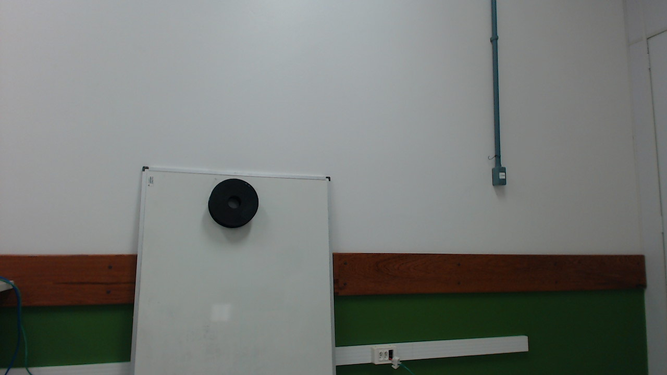
//> input picture matlab/k-means/Frame_0.png, 667 x 375 px, shrunk from 1280 x 720 before the run
$ ./surf -l=../../../../matlab/k-means/bird.jpg -r=../../../../matlab/k-means/duke390-2.jpg -o=../../../../matlab/k-means/duke390-2.jpg   (built with g++ and OpenCV 4)
//> lines starting //> are read from the running program, lines starting //| are printed output that depends on the picture; pictures that were not available may be replaced by others from this repository, and a replacement may not be noted
#include <iostream>
#include <stdio.h>
#include "opencv2/core.hpp"
#include "opencv2/core/utility.hpp"
#include "opencv2/core/ocl.hpp"
#include "opencv2/imgcodecs.hpp"
#include "opencv2/highgui.hpp"
#include "opencv2/features2d.hpp"
#include "opencv2/calib3d.hpp"
#include "opencv2/imgproc.hpp"
#include "opencv2/xfeatures2d.hpp"

using namespace cv;
using namespace cv::xfeatures2d;

const int LOOP_NUM = 10;
const int GOOD_PTS_MAX = 50;
const float GOOD_PORTION = 0.15f;

int64 work_begin = 0;
int64 work_end = 0;

// [14 lines left out: functions workBegin, workEnd, getTime, not called in this run]

struct SURFDetector
{
    Ptr<Feature2D> surf;
    SURFDetector(double hessian = 800.0)
    {
        surf = SURF::create(hessian);
    }
    template<class T>
    void operator()(const T& in, const T& mask, std::vector<cv::KeyPoint>& pts, T& descriptors, bool useProvided = false)
    {
        surf->detectAndCompute(in, mask, pts, descriptors, useProvided);
    }
};

template<class KPMatcher>
struct SURFMatcher
{
    KPMatcher matcher;
    template<class T>
    // [4 lines left out: function match, not called in this run]
};

// [70 lines left out: function drawGoodMatches, not called in this run]

////////////////////////////////////////////////////
// This program demonstrates the usage of SURF_OCL.
// use cpu findHomography interface to calculate the transformation matrix
int main(int argc, char* argv[])
{
    const char* keys =
        "{ h help     | false            | print help message  }"
        "{ l left     | box.png          | specify left image  }"
        "{ r right    | box_in_scene.png | specify right image }"
        "{ o output   | SURF_output.jpg  | specify output save path }"
        "{ m cpu_mode | false            | run without OpenCL }";

    CommandLineParser cmd(argc, argv, keys);
    if (cmd.has("help"))
    {
        std::cout << "Usage: surf_matcher [options]" << std::endl;
        std::cout << "Available options:" << std::endl;
        cmd.printMessage();
        //return EXIT_SUCCESS;
    }
    if (cmd.has("cpu_mode"))
    {
        //ocl::setUseOpenCL(false);
        std::cout << "OpenCL was disabled" << std::endl;
    }

    UMat img1, img2;

    std::string outpath = "teste.jpg";

    std::string leftName = "Frame_0.png";
    imread(leftName, IMREAD_GRAYSCALE).copyTo(img1);
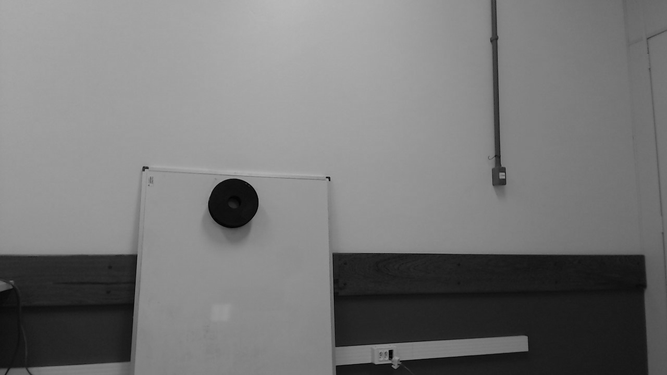
//> img1: 375 rows x 667 cols, CV_8UC1; min 0, max 184, mean 119.2

    if(img1.empty())
    {
        std::cout << "Couldn't load " << leftName << std::endl;
        cmd.printMessage();
        return EXIT_FAILURE;
    }

    std::string rightName = "Frame_5.png";
    imread(rightName, IMREAD_GRAYSCALE).copyTo(img2);
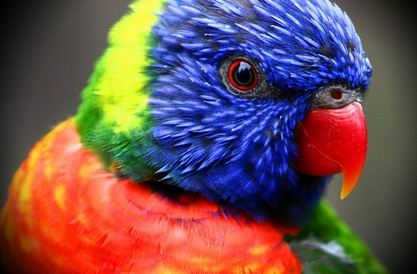
//> input picture matlab/k-means/bird.jpg, 417 x 274 px, shrunk from 800 x 526 before the run, given in place of Frame_5.png, which was not available
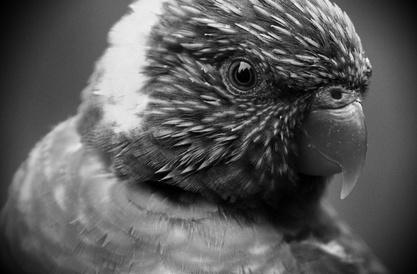
//> img2: 274 rows x 417 cols, CV_8UC1; min 0, max 253, mean 90.6

    //

    if(img2.empty())
    {
        std::cout << "Couldn't load " << rightName << std::endl;
        cmd.printMessage();
        return EXIT_FAILURE;
    }

    double surf_time = 0.;

    //declare input/output
    std::vector<KeyPoint> keypoints1, keypoints2;
    std::vector<DMatch> matches;

    UMat _descriptors1, _descriptors2;
    Mat descriptors1 = _descriptors1.getMat(ACCESS_RW),
        descriptors2 = _descriptors2.getMat(ACCESS_RW);

    //instantiate detectors/matchers
    SURFDetector surf;
//> (the run ends here: the program stops with an error, at `surf = SURF::create(hessian);`)
